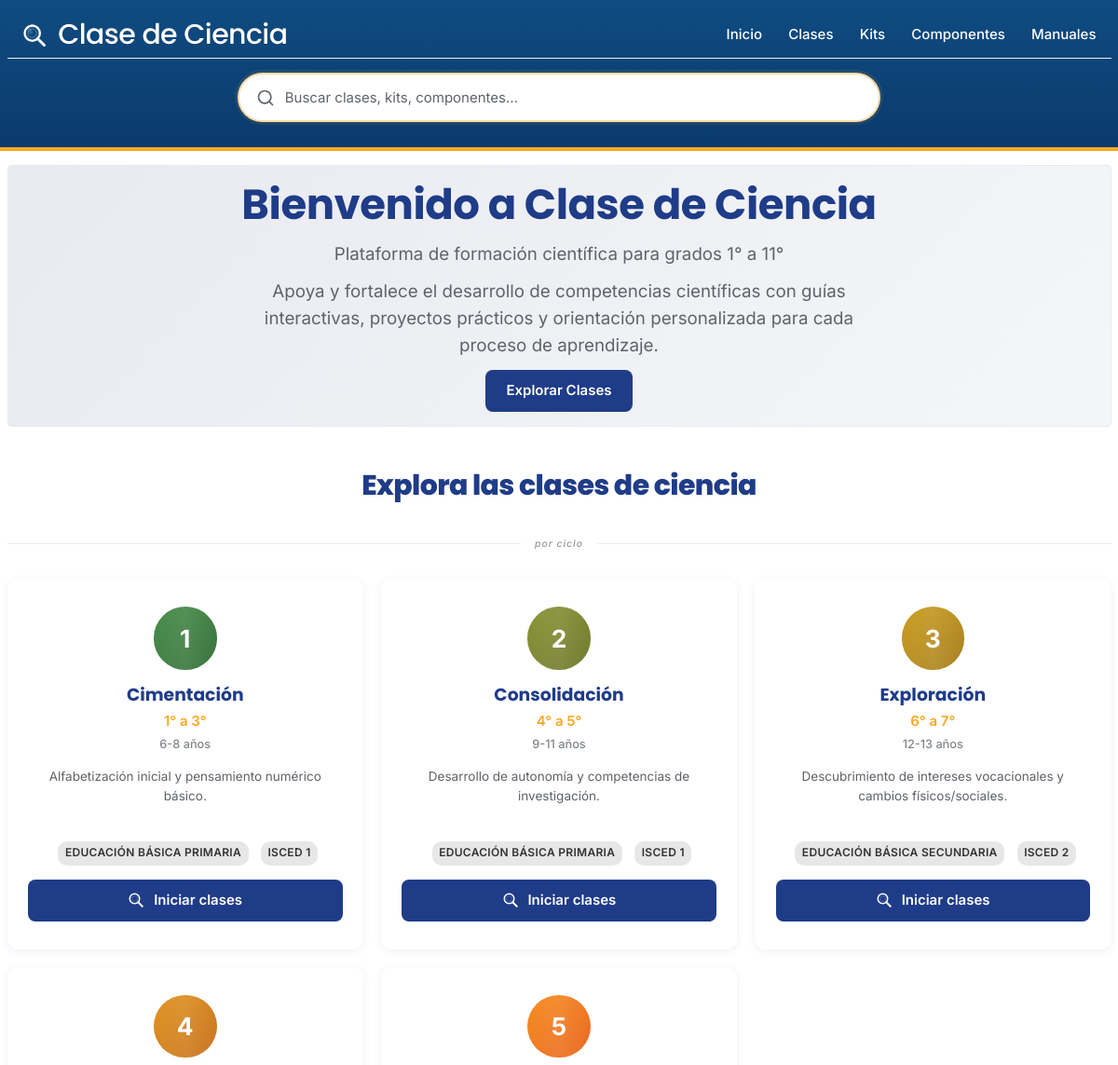
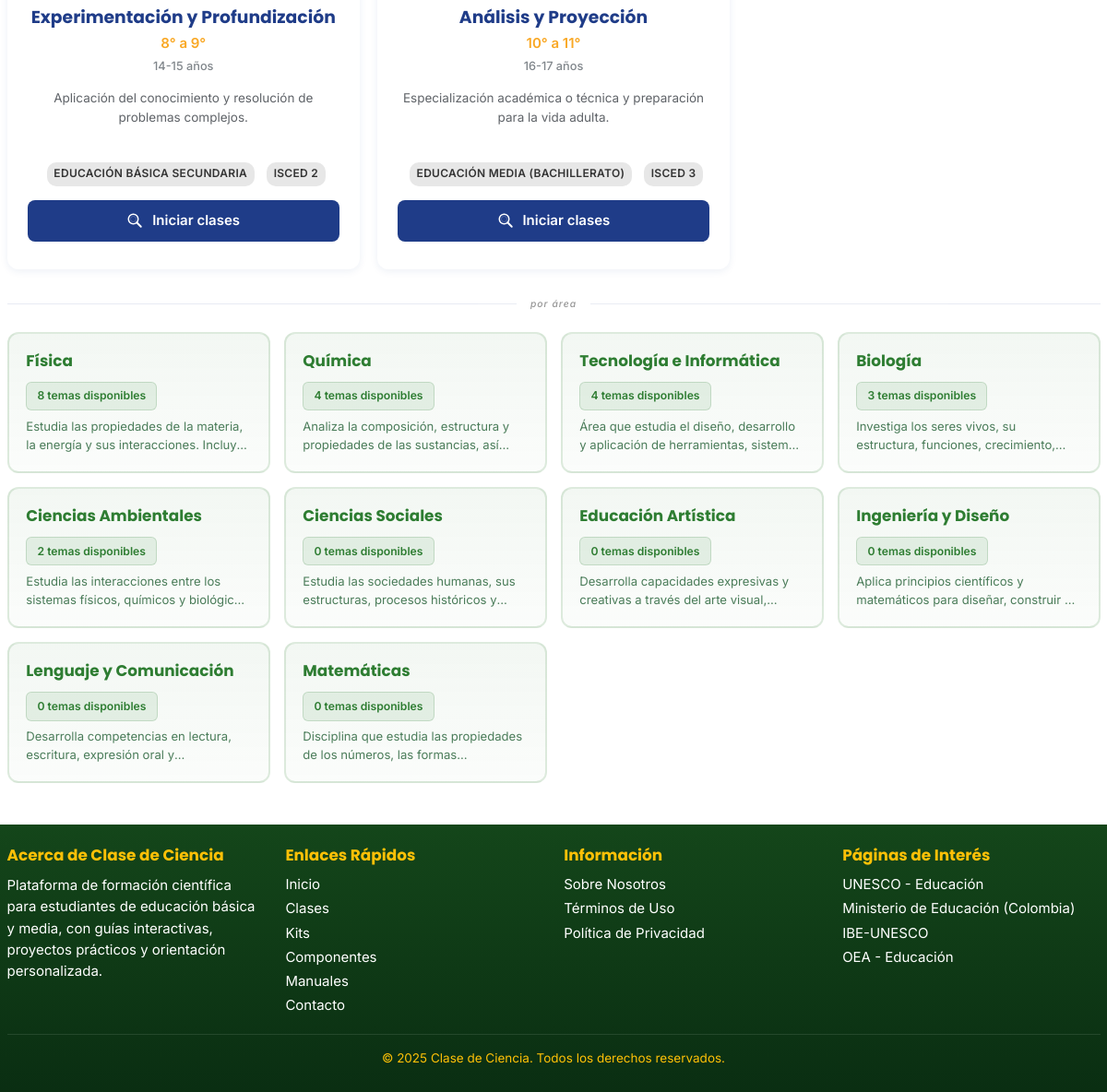
The page / on the database its author committed (2 pictures, top to bottom).
### tables this page shows
CREATE TABLE `ciclos` (
  `id` int(11) NOT NULL,
  `numero` int(11) NOT NULL COMMENT 'Número de ciclo (0-5)',
  `nombre` varchar(100) NOT NULL COMMENT 'Nombre del ciclo (ej: Exploración)',
  `slug` varchar(100) NOT NULL COMMENT 'URL-friendly identifier',
  `edad_min` int(11) NOT NULL COMMENT 'Edad mínima en años',
  `edad_max` int(11) NOT NULL COMMENT 'Edad máxima en años',
  `grados` longtext NOT NULL COMMENT 'Array JSON de grados (ej: [6,7])',
  `grados_texto` varchar(100) DEFAULT NULL COMMENT 'Representación textual de grados (ej: 6° a 7°)',
  `proposito` text NOT NULL COMMENT 'Propósito educativo del ciclo',
  `explicacion` text DEFAULT NULL COMMENT 'Explicación detallada del ciclo',
  `nivel_educativo` varchar(100) DEFAULT NULL COMMENT 'Equivalencia en sistema colombiano',
  `isced_level` varchar(20) DEFAULT NULL COMMENT 'Código UNESCO ISCED',
  `activo` tinyint(1) NOT NULL DEFAULT 1 COMMENT 'Si el ciclo está activo para uso',
  `orden` int(11) NOT NULL DEFAULT 0 COMMENT 'Orden de visualización'
);

CREATE TABLE `areas` (
  `id` int(11) NOT NULL,
  `nombre` varchar(80) NOT NULL,
  `slug` varchar(80) NOT NULL,
  `explicacion` text DEFAULT NULL
);

### includes/db-functions.php (called while the page is built, shortened)
<?php
function cdc_get_areas($pdo) {
    $stmt = $pdo->query("
        SELECT
            a.id,
            a.nombre,
            a.slug,
            a.explicacion,
            COUNT(DISTINCT c.id) AS total_proyectos
        FROM areas a
        LEFT JOIN clase_areas ca ON ca.area_id = a.id
        LEFT JOIN clases c ON c.id = ca.clase_id AND c.activo = 1
        GROUP BY a.id, a.nombre, a.slug, a.explicacion
        ORDER BY total_proyectos DESC, a.nombre
    ");
    $rows = $stmt->fetchAll();
    foreach ($rows as &$row) {
        $explicacion = $row['explicacion'] ?? '';
        if (!empty($explicacion)) {
            $sentences = preg_split('/(?<=[.!?])\s+/', $explicacion, 3);
            $resumen = isset($sentences[0]) && isset($sentences[1])
                ? $sentences[0] . ' ' . $sentences[1]
                : $sentences[0] ?? '';
            if (strlen($resumen) > 150) {
                $resumen = mb_substr($resumen, 0, 147) . '...';
            }
        } else {
            $row['descripcion'] = 'Explorar proyectos de ' . strtolower($row['nombre']);
        }
    }
    return $rows;
}
function cdc_get_ciclos($pdo, $activo_only = true) {
    try {
        $sql = "SELECT numero, nombre, slug, edad_min, edad_max, grados, grados_texto,
                       proposito, explicacion, nivel_educativo, isced_level, activo, orden
                FROM ciclos ";
        if ($activo_only) {
            $sql .= "WHERE activo = 1 ";
        }
        $sql .= "ORDER BY orden ASC, numero ASC";
        $stmt = $pdo->query($sql);
        $rows = $stmt->fetchAll();
        foreach ($rows as &$row) {
            $proposito = $row['proposito'] ?? '';
            if (!empty($proposito)) {
                $sentences = preg_split('/(?<=[.!?])\s+/', $proposito, 2);
            } else {
                $row['proposito_corto'] = '';
            }
        }
        return $rows;
    } catch (Exception $e) {
        error_log('Error en cdc_get_ciclos: ' . $e->getMessage());
        return [];
    }
}

### includes/functions.php (called while the page is built, shortened)
<?php
function h($string) {
    return htmlspecialchars((string)$string, ENT_QUOTES, 'UTF-8');
}

### index.php (the view, shortened to what this page needs)
<?php
require_once 'config.php';
require_once 'includes/functions.php';
require_once 'includes/db-functions.php';
$areas = cdc_get_areas($pdo);
$ciclos = cdc_get_ciclos($pdo, true);
include 'includes/header.php';
?>
<div class="container">
    <section class="hero">
        <h2>Bienvenido a <?= SITE_NAME ?></h2>
        <p class="hero-subtitle">Plataforma de formación científica para grados 1° a 11°</p>
        <p>Apoya y fortalece el desarrollo de competencias científicas con guías interactivas, proyectos prácticos y orientación personalizada para cada proceso de aprendizaje.</p>
        <div class="hero-actions">
            <a href="/clases" class="btn btn-primary">Explorar Clases</a>
        </div>
    </section>
    <div class="explore-section">
        <h2 class="explore-main-title">Explora las clases de ciencia</h2>
        <section class="sections-overview">
            <div class="section-divider">
                <span>por ciclo</span>
            </div>
            <div class="ciclos-grid">
                <?php foreach ($ciclos as $c): ?>
                <article class="ciclo-card" data-ciclo="<?= h($c['numero']) ?>" data-href="/<?= h($c['slug']) ?>" tabindex="0" role="link">
                    <div class="ciclo-icon ciclo-<?= h($c['numero']) ?>">
                        <span class="ciclo-numero"><?= h($c['numero']) ?></span>
                    </div>
                    <div class="ciclo-header">
                        <h3 class="ciclo-nombre"><?= h($c['nombre']) ?></h3>
                        <p class="ciclo-grados"><?= h($c['grados_texto']) ?></p>
                        <span class="ciclo-edad"><?= h($c['edad_min']) ?>-<?= h($c['edad_max']) ?> años</span>
                    </div>
                    <p class="ciclo-proposito"><?= h($c['proposito']) ?></p>
                    <div class="ciclo-meta">
                        <span class="badge badge-nivel"><?= h($c['nivel_educativo']) ?></span>
                        <?php if (!empty($c['isced_level'])): ?>
                        <span class="badge badge-isced"><?= h($c['isced_level']) ?></span>
                        <?php endif; ?>
                    </div>
                    <div class="ciclo-footer">
                        <a href="/<?= h($c['slug']) ?>" class="btn btn-primary">
                            Iniciar clases
                        </a>
                    </div>
                </article>
                <?php endforeach; ?>
            </div>
        </section>
        <section class="areas-section">
            <div class="section-divider">
                <span>por área</span>
            </div>
            <div class="areas-grid">
            <?php foreach ($areas as $a): ?>
            <a href="/<?= h($a['slug']) ?>" class="area-card-simple">
                <div class="area-card-header">
                    <h3 class="area-nombre"><?= h($a['nombre']) ?></h3>
                </div>
                <span class="area-contador"><?= h($a['total_proyectos']) ?> <?= $a['total_proyectos'] == 1 ? 'tema disponible' : 'temas disponibles' ?></span>
                <?php if (!empty($a['descripcion'])): ?>
                <p class="area-descripcion"><?= h($a['descripcion']) ?></p>
                <?php endif; ?>
            </a>
            <?php endforeach; ?>
        </div>
    </section>
    </div>
</div>
<?php include 'includes/footer.php'; ?>

### includes/header.php (shortened to what this page needs)
<!DOCTYPE html>
<html lang="en">
<head>
    <link rel="stylesheet" href="/assets/css/style.css">
    <link rel="stylesheet" href="/assets/css/article-content.css">
    <link rel="stylesheet" href="/assets/css/print.css" media="print">
</head>
<body class="<?= isset($body_class) ? h($body_class) : '' ?>">
    <header class="site-header">
        <div class="container">
            <div class="header-content">
                <h1 class="site-title">
                    <a href="/">
                        <?= SITE_NAME ?>
                    </a>
                </h1>
                <nav class="main-nav" aria-label="Main Navigation">
                    <ul>
                        <li><a href="/">Inicio</a></li>
                        <li><a href="/clases">Clases</a></li>
                        <li><a href="/kits">Kits</a></li>
                        <li><a href="/componentes">Componentes</a></li>
                        <li><a href="/manuales.php">Manuales</a></li>
                    </ul>
                </nav>
            </div>
        </div>
        <div class="container header-search-container">
            <div class="search-box">
                <form class="search-form" role="search" aria-label="Buscar clases de ciencia">
                    <input
                        type="search"
                        class="search-input"
                        placeholder="Buscar clases, kits, componentes…"
                        aria-label="Buscar clases"
                        autocomplete="off"
                    >
                </form>
            </div>
        </div>
    </header>
    <main class="site-main">

### includes/footer.php (shortened to what this page needs)
    </main>
    <footer class="site-footer">
        <div class="container">
            <div class="footer-content">
                <div class="footer-section">
                    <h3>Acerca de <?= SITE_NAME ?></h3>
                    <p>Plataforma de formación científica para estudiantes de educación básica y media, con guías interactivas, proyectos prácticos y orientación personalizada.</p>
                </div>
                <div class="footer-section">
                    <h3>Enlaces Rápidos</h3>
                    <ul>
                        <li><a href="/">Inicio</a></li>
                        <li><a href="/clases">Clases</a></li>
                        <li><a href="/kits">Kits</a></li>
                        <li><a href="/componentes">Componentes</a></li>
                        <li><a href="/manuales.php">Manuales</a></li>
                        <li><a href="/contact.php">Contacto</a></li>
                    </ul>
                </div>
                <div class="footer-section">
                    <h3>Información</h3>
                    <ul>
                        <li><a href="/sobre-nosotros.php">Sobre Nosotros</a></li>
                        <li><a href="/terms.php">Términos de Uso</a></li>
                        <li><a href="/privacy.php">Política de Privacidad</a></li>
                    </ul>
                </div>
                <div class="footer-section">
                    <h3>Páginas de Interés</h3>
                    <ul>
                        <li><a href="https://www.unesco.org/es/education" target="_blank" rel="noopener">UNESCO - Educación</a></li>
                        <li><a href="https://www.mineducacion.gov.co/" target="_blank" rel="noopener">Ministerio de Educación (Colombia)</a></li>
                        <li><a href="https://www.ibe.unesco.org/" target="_blank" rel="noopener">IBE-UNESCO</a></li>
                        <li><a href="https://www.oas.org/es/sedi/dde/" target="_blank" rel="noopener">OEA - Educación</a></li>
                    </ul>
                </div>
            </div>
            <div class="footer-bottom">
                <p>&copy; <?= date('Y') ?> <?= SITE_NAME ?>. Todos los derechos reservados.</p>
            </div>
        </div>
    </footer>
</body>
</html>

### rows shown on the page
ciclos: numero "1", nombre "Cimentación", grados_texto "1° a 3°", edad_min "6", edad_max "8", proposito "Alfabetización inicial y pensamiento numérico básico.", nivel_educativo "EDUCACIÓN BÁSICA PRIMARIA", isced_level "ISCED 1"
ciclos: numero "2", nombre "Consolidación", grados_texto "4° a 5°", edad_min "9", edad_max "11", proposito "Desarrollo de autonomía y competencias de investigación.", nivel_educativo "EDUCACIÓN BÁSICA PRIMARIA", isced_level "ISCED 1"
ciclos: numero "3", nombre "Exploración", grados_texto "6° a 7°", edad_min "12", edad_max "13", proposito "Descubrimiento de intereses vocacionales y cambios físicos/sociales.", nivel_educativo "EDUCACIÓN BÁSICA SECUNDARIA", isced_level "ISCED 2"
ciclos: numero "4", nombre "Experimentación y Profundización", grados_texto "8° a 9°", edad_min "14", edad_max "15", proposito "Aplicación del conocimiento y resolución de problemas complejos.", nivel_educativo "EDUCACIÓN BÁSICA SECUNDARIA", isced_level "ISCED 2"
ciclos: numero "5", nombre "Análisis y Proyección", grados_texto "10° a 11°", edad_min "16", edad_max "17", proposito "Especialización académica o técnica y preparación para la vida adulta.", nivel_educativo "EDUCACIÓN MEDIA (BACHILLERATO)", isced_level "ISCED 3"
areas: nombre "Física", total_proyectos "8", descripcion "Estudia las propiedades de la materia, la energía y sus interacciones.…"
areas: nombre "Química", total_proyectos "4", descripcion "Analiza la composición, estructura y propiedades de las sustancias,…"
areas: nombre "Tecnología e Informática", total_proyectos "4", descripcion "Área que estudia el diseño, desarrollo y aplicación de herramientas,…"
areas: nombre "Biología", total_proyectos "3", descripcion "Investiga los seres vivos, su estructura, funciones,…"
areas: nombre "Ciencias Ambientales", total_proyectos "2", descripcion "Estudia las interacciones entre los sistemas físicos, químicos y…"
areas: nombre "Ciencias Sociales", total_proyectos "0", descripcion "Estudia las sociedades humanas, sus estructuras, procesos históricos…"
areas: nombre "Educación Artística", total_proyectos "0", descripcion "Desarrolla capacidades expresivas y creativas a través del arte…"
areas: nombre "Ingeniería y Diseño", total_proyectos "0", descripcion "Aplica principios científicos y matemáticos para diseñar, construir…"
areas: nombre "Lenguaje y Comunicación", total_proyectos "0", descripcion "Desarrolla competencias en lectura, escritura, expresión oral…"
areas: nombre "Matemáticas", total_proyectos "0", descripcion "Disciplina que estudia las propiedades de los números, las…"

### other values the page prints
SITE_NAME "Clase de Ciencia"
